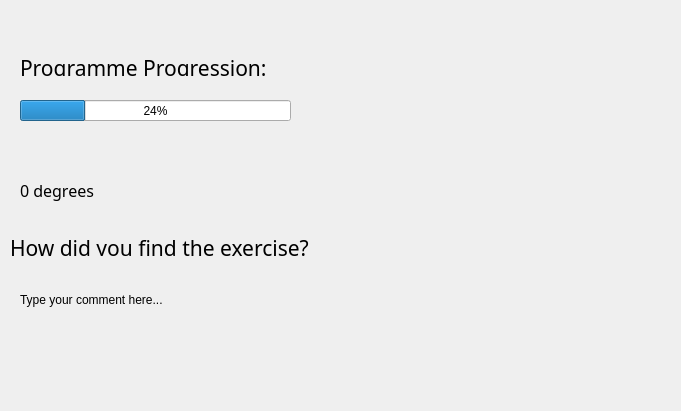
<?xml version="1.0" encoding="UTF-8"?>
<ui version="4.0">
 <class>Form</class>
 <widget class="QWidget" name="Form">
  <property name="geometry">
   <rect>
    <x>0</x>
    <y>0</y>
    <width>681</width>
    <height>411</height>
   </rect>
  </property>
  <property name="windowTitle">
   <string>Form</string>
  </property>
  <widget class="QLabel" name="Flower_small_1">
   <property name="geometry">
    <rect>
     <x>370</x>
     <y>120</y>
     <width>31</width>
     <height>30</height>
    </rect>
   </property>
   <property name="text">
    <string/>
   </property>
   <property name="pixmap">
    <pixmap>../../../../Work/HCARD/Images/Assets/FlowerSymbolOFFAsset 3.png</pixmap>
   </property>
  </widget>
  <widget class="QLabel" name="Flower_small_6">
   <property name="geometry">
    <rect>
     <x>510</x>
     <y>210</y>
     <width>31</width>
     <height>30</height>
    </rect>
   </property>
   <property name="text">
    <string/>
   </property>
   <property name="pixmap">
    <pixmap>../../../../Work/HCARD/Images/Assets/FlowerSymbolOFFAsset 3.png</pixmap>
   </property>
  </widget>
  <widget class="QLabel" name="Flower_small_9">
   <property name="geometry">
    <rect>
     <x>510</x>
     <y>330</y>
     <width>31</width>
     <height>30</height>
    </rect>
   </property>
   <property name="text">
    <string/>
   </property>
   <property name="pixmap">
    <pixmap>../../../../Work/HCARD/Images/Assets/FlowerSymbolOFFAsset 3.png</pixmap>
   </property>
  </widget>
  <widget class="QLabel" name="Flower_small_3">
   <property name="geometry">
    <rect>
     <x>510</x>
     <y>90</y>
     <width>31</width>
     <height>30</height>
    </rect>
   </property>
   <property name="text">
    <string/>
   </property>
   <property name="pixmap">
    <pixmap>../../../../Work/HCARD/Images/Assets/FlowerSymbolOFFAsset 3.png</pixmap>
   </property>
  </widget>
  <widget class="QLabel" name="Flower_small_8">
   <property name="geometry">
    <rect>
     <x>510</x>
     <y>290</y>
     <width>31</width>
     <height>30</height>
    </rect>
   </property>
   <property name="text">
    <string/>
   </property>
   <property name="pixmap">
    <pixmap>../../../../Work/HCARD/Images/Assets/FlowerSymbolOFFAsset 3.png</pixmap>
   </property>
  </widget>
  <widget class="QLabel" name="Flower_small_5">
   <property name="geometry">
    <rect>
     <x>510</x>
     <y>170</y>
     <width>31</width>
     <height>30</height>
    </rect>
   </property>
   <property name="text">
    <string/>
   </property>
   <property name="pixmap">
    <pixmap>../../../../Work/HCARD/Images/Assets/FlowerSymbolOFFAsset 3.png</pixmap>
   </property>
  </widget>
  <widget class="QLabel" name="Flower_small_4">
   <property name="geometry">
    <rect>
     <x>510</x>
     <y>130</y>
     <width>31</width>
     <height>30</height>
    </rect>
   </property>
   <property name="text">
    <string/>
   </property>
   <property name="pixmap">
    <pixmap>../../../../Work/HCARD/Images/Assets/FlowerSymbolOFFAsset 3.png</pixmap>
   </property>
  </widget>
  <widget class="QLabel" name="Flower_small_2">
   <property name="geometry">
    <rect>
     <x>410</x>
     <y>120</y>
     <width>31</width>
     <height>30</height>
    </rect>
   </property>
   <property name="text">
    <string/>
   </property>
   <property name="pixmap">
    <pixmap>../../../../Work/HCARD/Images/Assets/FlowerSymbolOFFAsset 3.png</pixmap>
   </property>
  </widget>
  <widget class="QLabel" name="Flower_small_7">
   <property name="geometry">
    <rect>
     <x>510</x>
     <y>250</y>
     <width>31</width>
     <height>30</height>
    </rect>
   </property>
   <property name="text">
    <string/>
   </property>
   <property name="pixmap">
    <pixmap>../../../../Work/HCARD/Images/Assets/FlowerSymbolOFFAsset 3.png</pixmap>
   </property>
  </widget>
  <widget class="QLabel" name="Flower_small_10">
   <property name="geometry">
    <rect>
     <x>510</x>
     <y>370</y>
     <width>31</width>
     <height>30</height>
    </rect>
   </property>
   <property name="text">
    <string/>
   </property>
   <property name="pixmap">
    <pixmap>../../../../Work/HCARD/Images/Assets/FlowerSymbolOFFAsset 3.png</pixmap>
   </property>
  </widget>
  <widget class="QLabel" name="Last_angle">
   <property name="geometry">
    <rect>
     <x>20</x>
     <y>180</y>
     <width>101</width>
     <height>21</height>
    </rect>
   </property>
   <property name="font">
    <font>
     <family>Myriad CAD</family>
     <pointsize>12</pointsize>
    </font>
   </property>
   <property name="text">
    <string>0 degrees</string>
   </property>
  </widget>
  <widget class="QLabel" name="Star_3">
   <property name="geometry">
    <rect>
     <x>210</x>
     <y>170</y>
     <width>31</width>
     <height>41</height>
    </rect>
   </property>
   <property name="text">
    <string/>
   </property>
   <property name="pixmap">
    <pixmap>../../../../Work/HCARD/Images/Assets/Star_unselectedAsset 6.png</pixmap>
   </property>
  </widget>
  <widget class="QLabel" name="Star_1">
   <property name="geometry">
    <rect>
     <x>150</x>
     <y>170</y>
     <width>31</width>
     <height>41</height>
    </rect>
   </property>
   <property name="text">
    <string/>
   </property>
   <property name="pixmap">
    <pixmap>../../../../Work/HCARD/Images/Assets/StarAsset 5.png</pixmap>
   </property>
  </widget>
  <widget class="QLabel" name="Star_2">
   <property name="geometry">
    <rect>
     <x>180</x>
     <y>170</y>
     <width>31</width>
     <height>41</height>
    </rect>
   </property>
   <property name="text">
    <string/>
   </property>
   <property name="pixmap">
    <pixmap>../../../../Work/HCARD/Images/Assets/StarAsset 5.png</pixmap>
   </property>
  </widget>
  <widget class="QLabel" name="Progreamme_progression_header">
   <property name="geometry">
    <rect>
     <x>20</x>
     <y>60</y>
     <width>251</width>
     <height>16</height>
    </rect>
   </property>
   <property name="font">
    <font>
     <family>MS Office Symbol Semilight</family>
     <pointsize>16</pointsize>
    </font>
   </property>
   <property name="text">
    <string>Programme Progression:</string>
   </property>
   <property name="textFormat">
    <enum>Qt::AutoText</enum>
   </property>
  </widget>
  <widget class="QProgressBar" name="progressBar">
   <property name="geometry">
    <rect>
     <x>20</x>
     <y>100</y>
     <width>271</width>
     <height>21</height>
    </rect>
   </property>
   <property name="value">
    <number>24</number>
   </property>
  </widget>
  <widget class="QLabel" name="label">
   <property name="geometry">
    <rect>
     <x>20</x>
     <y>240</y>
     <width>281</width>
     <height>121</height>
    </rect>
   </property>
   <property name="text">
    <string>Type your comment here...</string>
   </property>
   <property name="textInteractionFlags">
    <set>Qt::LinksAccessibleByMouse|Qt::TextEditable|Qt::TextEditorInteraction|Qt::TextSelectableByKeyboard|Qt::TextSelectableByMouse</set>
   </property>
  </widget>
  <widget class="QLabel" name="Progreamme_progression_header_2">
   <property name="geometry">
    <rect>
     <x>10</x>
     <y>240</y>
     <width>301</width>
     <height>16</height>
    </rect>
   </property>
   <property name="font">
    <font>
     <family>MS Office Symbol Semilight</family>
     <pointsize>16</pointsize>
    </font>
   </property>
   <property name="text">
    <string>How did you find the exercise?</string>
   </property>
   <property name="textFormat">
    <enum>Qt::AutoText</enum>
   </property>
  </widget>
 </widget>
 <resources/>
 <connections/>
</ui>
